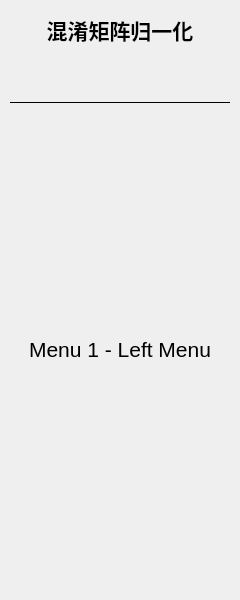
<?xml version="1.0" encoding="UTF-8"?>
<ui version="4.0">
 <class>LeftColumn</class>
 <widget class="QWidget" name="LeftColumn">
  <property name="geometry">
   <rect>
    <x>0</x>
    <y>0</y>
    <width>240</width>
    <height>600</height>
   </rect>
  </property>
  <property name="windowTitle">
   <string>Form</string>
  </property>
  <layout class="QVBoxLayout" name="main_pages_layout">
   <property name="spacing">
    <number>0</number>
   </property>
   <property name="leftMargin">
    <number>5</number>
   </property>
   <property name="topMargin">
    <number>5</number>
   </property>
   <property name="rightMargin">
    <number>5</number>
   </property>
   <property name="bottomMargin">
    <number>5</number>
   </property>
   <item>
    <widget class="QStackedWidget" name="menus">
     <property name="currentIndex">
      <number>0</number>
     </property>
     <widget class="QWidget" name="menu_1">
      <layout class="QVBoxLayout" name="verticalLayout">
       <property name="spacing">
        <number>5</number>
       </property>
       <property name="leftMargin">
        <number>5</number>
       </property>
       <property name="topMargin">
        <number>5</number>
       </property>
       <property name="rightMargin">
        <number>5</number>
       </property>
       <property name="bottomMargin">
        <number>5</number>
       </property>
       <item>
        <widget class="QWidget" name="btn_1_widget" native="true">
         <property name="minimumSize">
          <size>
           <width>0</width>
           <height>40</height>
          </size>
         </property>
         <property name="maximumSize">
          <size>
           <width>16777215</width>
           <height>40</height>
          </size>
         </property>
         <layout class="QVBoxLayout" name="btn_1_layout">
          <property name="spacing">
           <number>0</number>
          </property>
          <property name="leftMargin">
           <number>0</number>
          </property>
          <property name="topMargin">
           <number>0</number>
          </property>
          <property name="rightMargin">
           <number>0</number>
          </property>
          <property name="bottomMargin">
           <number>0</number>
          </property>
          <item>
           <widget class="QLabel" name="label">
            <property name="text">
             <string>&lt;html&gt;&lt;head/&gt;&lt;body&gt;&lt;p align=&quot;center&quot;&gt;&lt;span style=&quot; font-size:16pt; font-weight:700;&quot;&gt;混淆矩阵归一化&lt;/span&gt;&lt;/p&gt;&lt;/body&gt;&lt;/html&gt;</string>
            </property>
           </widget>
          </item>
         </layout>
        </widget>
       </item>
       <item>
        <widget class="QWidget" name="btn_2_widget" native="true">
         <property name="minimumSize">
          <size>
           <width>0</width>
           <height>40</height>
          </size>
         </property>
         <property name="maximumSize">
          <size>
           <width>16777215</width>
           <height>40</height>
          </size>
         </property>
         <layout class="QVBoxLayout" name="btn_2_layout">
          <property name="spacing">
           <number>0</number>
          </property>
          <property name="leftMargin">
           <number>0</number>
          </property>
          <property name="topMargin">
           <number>0</number>
          </property>
          <property name="rightMargin">
           <number>0</number>
          </property>
          <property name="bottomMargin">
           <number>0</number>
          </property>
         </layout>
        </widget>
       </item>
       <item>
        <widget class="QLabel" name="label_4">
         <property name="minimumSize">
          <size>
           <width>0</width>
           <height>0</height>
          </size>
         </property>
         <property name="maximumSize">
          <size>
           <width>16777215</width>
           <height>4</height>
          </size>
         </property>
         <property name="frameShape">
          <enum>QFrame::HLine</enum>
         </property>
         <property name="text">
          <string/>
         </property>
        </widget>
       </item>
       <item>
        <widget class="QLabel" name="label_1">
         <property name="font">
          <font>
           <pointsize>16</pointsize>
          </font>
         </property>
         <property name="styleSheet">
          <string notr="true">font-size: 16pt</string>
         </property>
         <property name="text">
          <string>Menu 1 - Left Menu</string>
         </property>
         <property name="alignment">
          <set>Qt::AlignCenter</set>
         </property>
        </widget>
       </item>
      </layout>
     </widget>
     <widget class="QWidget" name="menu_2">
      <layout class="QVBoxLayout" name="verticalLayout_2">
       <property name="spacing">
        <number>5</number>
       </property>
       <property name="leftMargin">
        <number>5</number>
       </property>
       <property name="topMargin">
        <number>5</number>
       </property>
       <property name="rightMargin">
        <number>5</number>
       </property>
       <property name="bottomMargin">
        <number>5</number>
       </property>
       <item>
        <widget class="QWidget" name="btn_4_widget" native="true">
         <property name="minimumSize">
          <size>
           <width>0</width>
           <height>40</height>
          </size>
         </property>
         <property name="maximumSize">
          <size>
           <width>16777215</width>
           <height>40</height>
          </size>
         </property>
         <layout class="QVBoxLayout" name="btn_4_layout">
          <property name="spacing">
           <number>0</number>
          </property>
          <property name="leftMargin">
           <number>0</number>
          </property>
          <property name="topMargin">
           <number>0</number>
          </property>
          <property name="rightMargin">
           <number>0</number>
          </property>
          <property name="bottomMargin">
           <number>0</number>
          </property>
         </layout>
        </widget>
       </item>
       <item>
        <widget class="QLabel" name="label_2">
         <property name="font">
          <font>
           <pointsize>16</pointsize>
          </font>
         </property>
         <property name="styleSheet">
          <string notr="true">font-size: 16pt</string>
         </property>
         <property name="text">
          <string>Menu 2 - Left Menu</string>
         </property>
         <property name="alignment">
          <set>Qt::AlignCenter</set>
         </property>
        </widget>
       </item>
       <item>
        <widget class="QLabel" name="label_3">
         <property name="font">
          <font>
           <pointsize>9</pointsize>
          </font>
         </property>
         <property name="styleSheet">
          <string notr="true">font-size: 9pt</string>
         </property>
         <property name="text">
          <string>This is just an example menu.
Add Qt Widgets or your custom widgets here.</string>
         </property>
         <property name="alignment">
          <set>Qt::AlignCenter</set>
         </property>
         <property name="wordWrap">
          <bool>true</bool>
         </property>
        </widget>
       </item>
      </layout>
     </widget>
    </widget>
   </item>
  </layout>
 </widget>
 <resources/>
 <connections/>
</ui>
